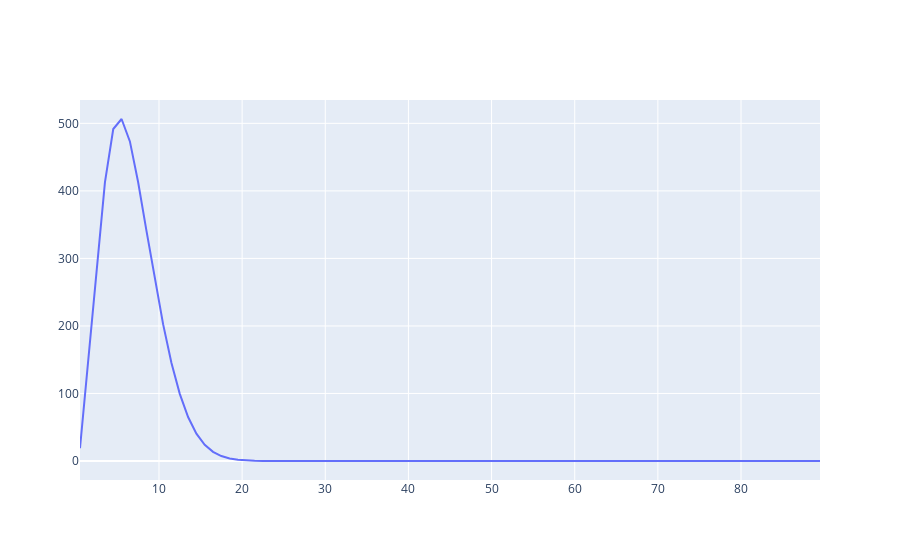

Notebook source saved alongside this figure:
### Code cell
vvv['nVertices'].predictions[0].plot(param=vvv['nVertices'].fitResults[0].bestFit ,
                                    norm=vvv['nVertices'].data_hists[0].integral()
                                    )
